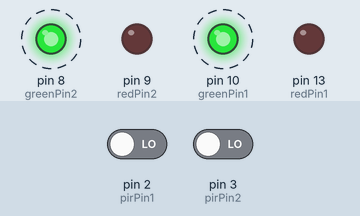
This sketch was run on a simulated Arduino Nano, built with avr-gcc and run on an emulated ATmega328P. On the bench: output pins drawn as LEDs (lit = HIGH). Dashed ring = blinking. The test bench sets the inputs (shaded band); at power-on: pin 2 (pirPin1) LOW, pin 3 (pirPin2) LOW.

Above: at 4.4 s.
4.5 s: pin 2 (pirPin1) driven HIGH
At 5.55 s:
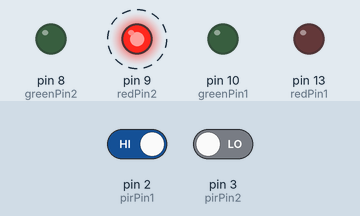
8.7 s: pin 2 (pirPin1) driven LOW
At 8.85 s:
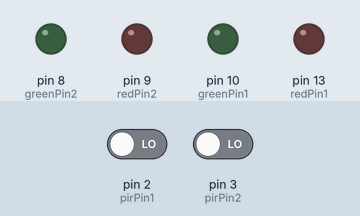
12.2 s: pin 3 (pirPin2) driven HIGH
At 12.75 s:
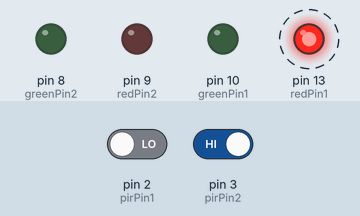
15.9 s: pin 3 (pirPin2) driven LOW
At 16.35 s:
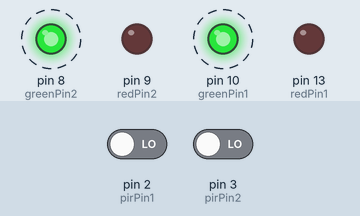
Timing chart, 0 to 20.4 s (numbered marks = the images above; inputs shaded):
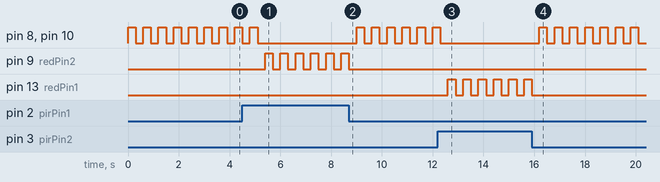

The sketch:

u_turn.ino
```cpp
// Constants for defining pin numbers
const int pirPin1 = 2;    // PIR sensor 1 connected to digital pin 7
const int pirPin2 = 3;    // PIR sensor 2 connected to digital pin 6
const int redPin1 = 13;   // Red LED 1 connected to digital pin 13
const int redPin2 = 9;    // Red LED 2 connected to digital pin 9
const int greenPin1 = 10; // Green LED 1 connected to digital pin 10
const int greenPin2 = 8;  // Green LED 2 connected to digital pin 8

// Variable to store PIR sensor values
int pirValue1 = 0;
int pirValue2 = 0;

void setup() {
  // Initialize the digital pins
  pinMode(pirPin1, INPUT);
  pinMode(pirPin2, INPUT);
  pinMode(redPin1, OUTPUT);
  pinMode(redPin2, OUTPUT);
  pinMode(greenPin1, OUTPUT);
  pinMode(greenPin2, OUTPUT);
}

void loop() {
  // Read the value from PIR sensor 1
  pirValue1 = digitalRead(pirPin1);

  // Read the value from PIR sensor 2
  pirValue2 = digitalRead(pirPin2);

  // If motion is detected by PIR sensor 1
  if (pirValue1 == HIGH) {
    // Blink red light 2 and turn off red light 1
    blinkRed(redPin2);
    digitalWrite(redPin1, LOW);
  }
  // If motion is detected by PIR sensor 2
  else if (pirValue2 == HIGH) {
    // Blink red light 1 and turn off red light 2
    blinkRed(redPin1);
    digitalWrite(redPin2, LOW);
  }
  else {
    // If no motion detected, blink both green lights
    blinkGreen();
  }
}

// Function to blink a red light
void blinkRed(int redPin) {
  // Blink the red light 3 times
  for (int i = 0; i < 3; i++) {
    digitalWrite(redPin, HIGH);  // Turn on the red light
    delay(300);                   // Wait for 500 milliseconds
    digitalWrite(redPin, LOW);   // Turn off the red light
    delay(300);                   // Wait for 500 milliseconds

  }
}

// Function to blink both green lights
void blinkGreen() {
  // Blink both green lights 3 times
  for (int i = 0; i < 3; i++) {
    digitalWrite(greenPin1, HIGH);  // Turn on green light 1
    digitalWrite(greenPin2, HIGH);  // Turn on green light 2
    delay(300);                     // Wait for 500 milliseconds
    digitalWrite(greenPin1, LOW);   // Turn off green light 1
    digitalWrite(greenPin2, LOW);   // Turn off green light 2
    delay(300);                     // Wait for 500 milliseconds
  }
}
```

Measured:
- after the input at 4.5 s, pin 8 (greenPin2), pin 10 (greenPin1): goes on until 5.1 s, then stays LOW; pin 9 (redPin2): alternates HIGH for 0.30 s and LOW for 0.30 s, starting after 0.90 s
- after the input at 8.7 s, pin 8 (greenPin2), pin 10 (greenPin1): alternates HIGH for 0.30 s and LOW for 0.30 s, starting after 0.30 s; pin 9 (redPin2): goes on until 8.7 s, then stays LOW
- after the input at 12.2 s, pin 8 (greenPin2), pin 10 (greenPin1): goes on until 12.3 s, then stays LOW; pin 13 (redPin1): alternates HIGH for 0.30 s and LOW for 0.30 s, starting after 0.40 s
- after the input at 15.9 s, pin 8 (greenPin2), pin 10 (greenPin1): alternates HIGH for 0.30 s and LOW for 0.30 s, starting after 0.30 s; pin 13 (redPin1): goes on until 15.9 s, then stays LOW
- by itself, pin 8 (greenPin2), pin 10 (greenPin1): alternates HIGH for 0.30 s and LOW for 0.30 s
